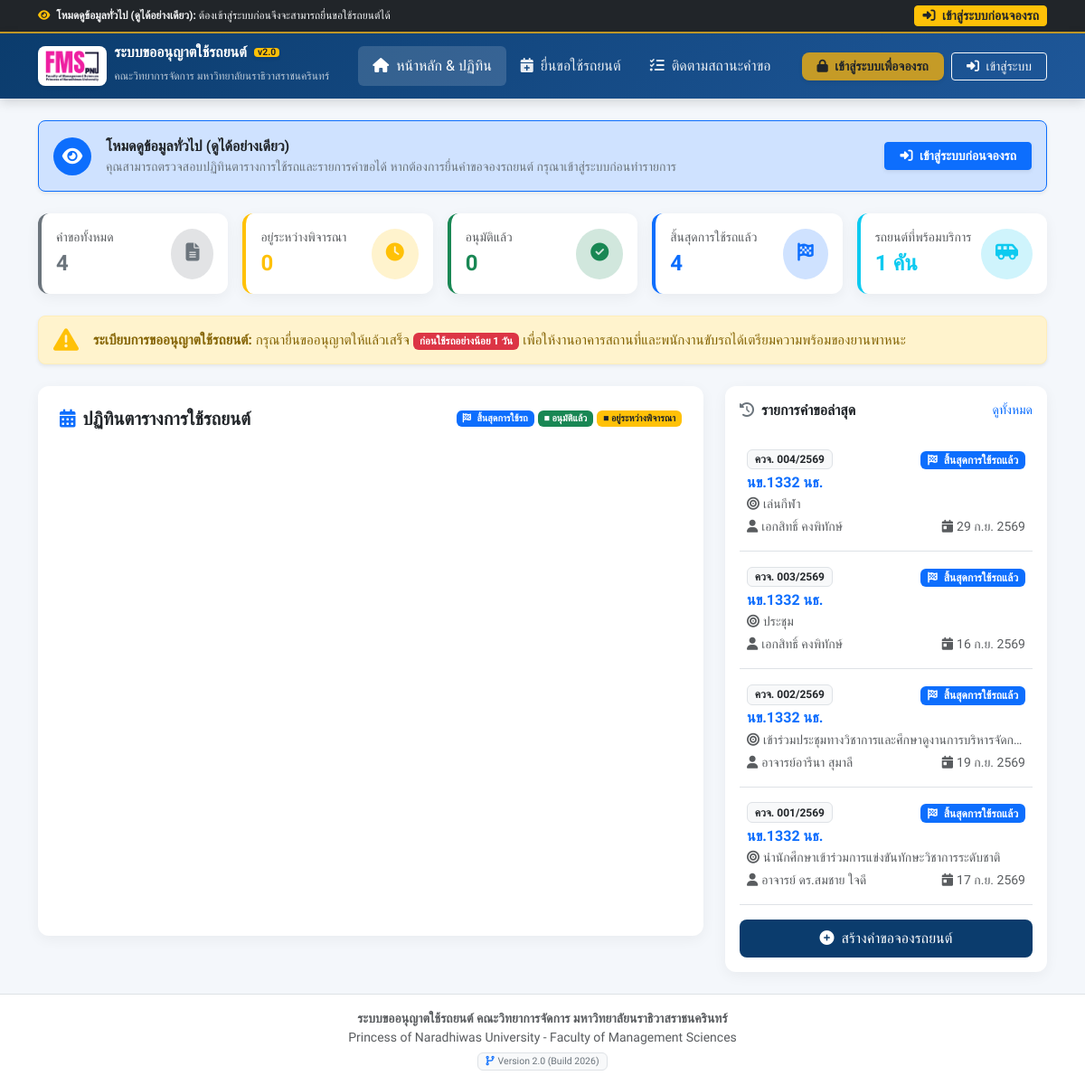
The page / on the database its author committed.
### tables this page shows
CREATE TABLE bookings (
    id INTEGER PRIMARY KEY AUTOINCREMENT,
    doc_no TEXT UNIQUE,
    created_date DATE NOT NULL,
    user_id INTEGER,
    requester_name TEXT NOT NULL,
    requester_position TEXT NOT NULL,
    requester_department TEXT NOT NULL,
    vehicle_id INTEGER NOT NULL,
    plate_number TEXT NOT NULL,
    purpose TEXT NOT NULL,
    route_from TEXT NOT NULL,
    route_to TEXT NOT NULL,
    start_datetime DATETIME NOT NULL,
    end_datetime DATETIME NOT NULL,
    passenger_count INTEGER DEFAULT 1,
    passenger_names TEXT,
    controller_name TEXT NOT NULL,
    status TEXT DEFAULT 'pending_facility', 
    created_at DATETIME DEFAULT CURRENT_TIMESTAMP, client_ip TEXT, user_agent TEXT, is_flagged_fake INTEGER DEFAULT 0, fake_reason TEXT, actual_end_datetime DATETIME, start_mileage INTEGER, end_mileage INTEGER, fuel_level TEXT, vehicle_condition TEXT, return_notes TEXT, returned_by TEXT, return_recorded_by TEXT, return_recorded_at DATETIME, requester_phone TEXT,
    FOREIGN KEY(user_id) REFERENCES users(id),
    FOREIGN KEY(vehicle_id) REFERENCES vehicles(id)
);

### includes/auth.php (called while the page is built, shortened)
<?php
require_once __DIR__ . '/../config/db.php';
$currentUser = $_SESSION['user'] ?? null;
$isLoggedIn = !empty($currentUser);

### index.php (the view, shortened to what this page needs)
<?php
require_once __DIR__ . '/config/db.php';
require_once __DIR__ . '/includes/header.php';
$totalBookings = $pdo->query("SELECT COUNT(*) FROM bookings WHERE status != 'rejected_fraud' AND (is_flagged_fake IS NULL OR is_flagged_fake = 0)")->fetchColumn();
$pendingBookings = $pdo->query("SELECT COUNT(*) FROM bookings WHERE status LIKE 'pending_%' AND (is_flagged_fake IS NULL OR is_flagged_fake = 0)")->fetchColumn();
$approvedBookings = $pdo->query("SELECT COUNT(*) FROM bookings WHERE status = 'approved'")->fetchColumn();
$completedBookings = $pdo->query("SELECT COUNT(*) FROM bookings WHERE status = 'completed'")->fetchColumn();
$totalVehicles = $pdo->query("SELECT COUNT(*) FROM vehicles WHERE status = 'active'")->fetchColumn();
$recentBookings = $pdo->query("
    SELECT b.*, v.brand_model
    FROM bookings b
    LEFT JOIN vehicles v ON b.vehicle_id = v.id
    WHERE b.status != 'rejected_fraud' AND (b.is_flagged_fake IS NULL OR b.is_flagged_fake = 0)
    ORDER BY b.id DESC
    LIMIT 6
")->fetchAll();
?>
<?php if (!$isLoggedIn): ?>
<div class="alert alert-primary border-primary d-flex flex-wrap align-items-center justify-content-between p-3 rounded-3 shadow-sm mb-4 gap-3">
    <div class="d-flex align-items-center">
        <div class="bg-primary text-white p-2 rounded-circle me-3 d-flex align-items-center justify-content-center" style="width: 42px; height: 42px;">
            <i class="fas fa-eye fs-5"></i>
        </div>
        <div>
            <div class="fw-bold text-dark">โหมดดูข้อมูลทั่วไป (ดูได้อย่างเดียว)</div>
            <div class="small text-secondary">คุณสามารถตรวจสอบปฏิทินตารางการใช้รถและรายการคำขอได้ หากต้องการยื่นคำขอจองรถยนต์ กรุณาเข้าสู่ระบบก่อนทำรายการ</div>
        </div>
    </div>
    <div>
        <a href="login.php?redirect=book.php&login_required=1" class="btn btn-primary btn-sm px-3 fw-semibold shadow-sm text-nowrap">
            <i class="fas fa-sign-in-alt me-1"></i> เข้าสู่ระบบก่อนจองรถ
        </a>
    </div>
</div>
<?php endif; ?>
<div class="row g-3 mb-4">
    <div class="col-xl col-md-4 col-sm-6">
        <div class="card card-custom p-3 border-start border-4 border-secondary h-100">
            <div class="d-flex justify-content-between align-items-center">
                <div>
                    <div class="text-muted small">คำขอทั้งหมด</div>
                    <div class="fs-4 fw-bold text-secondary"><?= $totalBookings ?></div>
                </div>
                <div class="bg-secondary-subtle text-secondary p-3 rounded-circle">
                    <i class="fas fa-file-alt fs-5"></i>
                </div>
            </div>
        </div>
    </div>
    <div class="col-xl col-md-4 col-sm-6">
        <div class="card card-custom p-3 border-start border-4 border-warning h-100">
            <div class="d-flex justify-content-between align-items-center">
                <div>
                    <div class="text-muted small">อยู่ระหว่างพิจารณา</div>
                    <div class="fs-4 fw-bold text-warning"><?= $pendingBookings ?></div>
                </div>
                <div class="bg-warning-subtle text-warning p-3 rounded-circle">
                    <i class="fas fa-clock fs-5"></i>
                </div>
            </div>
        </div>
    </div>
    <div class="col-xl col-md-4 col-sm-6">
        <div class="card card-custom p-3 border-start border-4 border-success h-100">
            <div class="d-flex justify-content-between align-items-center">
                <div>
                    <div class="text-muted small">อนุมัติแล้ว</div>
                    <div class="fs-4 fw-bold text-success"><?= $approvedBookings ?></div>
                </div>
                <div class="bg-success-subtle text-success p-3 rounded-circle">
                    <i class="fas fa-check-circle fs-5"></i>
                </div>
            </div>
        </div>
    </div>
    <div class="col-xl col-md-6 col-sm-6">
        <div class="card card-custom p-3 border-start border-4 border-primary h-100">
            <div class="d-flex justify-content-between align-items-center">
                <div>
                    <div class="text-muted small">สิ้นสุดการใช้รถแล้ว</div>
                    <div class="fs-4 fw-bold text-primary"><?= $completedBookings ?></div>
                </div>
                <div class="bg-primary-subtle text-primary p-3 rounded-circle">
                    <i class="fas fa-flag-checkered fs-5"></i>
                </div>
            </div>
        </div>
    </div>
    <div class="col-xl col-md-6 col-sm-6">
        <div class="card card-custom p-3 border-start border-4 border-info h-100">
            <div class="d-flex justify-content-between align-items-center">
                <div>
                    <div class="text-muted small">รถยนต์ที่พร้อมบริการ</div>
                    <div class="fs-4 fw-bold text-info"><?= $totalVehicles ?> คัน</div>
                </div>
                <div class="bg-info-subtle text-info p-3 rounded-circle">
                    <i class="fas fa-van-shuttle fs-5"></i>
                </div>
            </div>
        </div>
    </div>
</div>
<div class="notice-box mb-4 d-flex align-items-center shadow-sm">
    <i class="fas fa-exclamation-triangle fs-3 text-warning me-3"></i>
    <div>
        <strong>ระเบียบการขออนุญาตใช้รถยนต์:</strong>
        กรุณายื่นขออนุญาตให้แล้วเสร็จ <span class="badge bg-danger">ก่อนใช้รถอย่างน้อย 1 วัน</span>
        เพื่อให้งานอาคารสถานที่และพนักงานขับรถได้เตรียมความพร้อมของยานพาหนะ
    </div>
</div>
<div class="row g-4">
    <div class="col-lg-8">
        <div class="card card-custom p-4">
            <div class="d-flex justify-content-between align-items-center mb-3">
                <h5 class="fw-bold mb-0 text-dark">
                    <i class="fas fa-calendar-alt text-primary me-2"></i>ปฏิทินตารางการใช้รถยนต์
                </h5>
                <div class="small d-flex flex-wrap gap-1">
                    <span class="badge bg-primary"><i class="fas fa-flag-checkered me-1"></i> สิ้นสุดการใช้รถ</span>
                    <span class="badge bg-success">■ อนุมัติแล้ว</span>
                    <span class="badge bg-warning text-dark">■ อยู่ระหว่างพิจารณา</span>
                </div>
            </div>
            <div id="calendar" style="min-height: 520px;"></div>
        </div>
    </div>
    <div class="col-lg-4">
        <div class="card card-custom p-3 h-100">
            <div class="d-flex justify-content-between align-items-center mb-3">
                <h6 class="fw-bold mb-0 text-dark">
                    <i class="fas fa-history text-secondary me-2"></i>รายการคำขอล่าสุด
                </h6>
                <a href="my_bookings.php" class="small text-decoration-none">ดูทั้งหมด</a>
            </div>
            <div class="list-group list-group-flush">
                <?php if (empty($recentBookings)): ?>
                    <div class="text-center py-4 text-muted">ยังไม่มีรายการคำขอ</div>
                <?php else: ?>
                    <?php foreach ($recentBookings as $b): ?>
                    <a href="booking_detail.php?id=<?= $b['id'] ?>" class="list-group-item list-group-item-action px-2 py-3 border-bottom">
                        <div class="d-flex w-100 justify-content-between align-items-center mb-1">
                            <span class="badge bg-light text-dark border"><?= htmlspecialchars($b['doc_no'] ?? '-') ?></span>
                            <div><?= getStatusBadge($b['status'], $b) ?></div>
                        </div>
                        <h6 class="mb-1 text-primary fw-bold fs-6"><?= htmlspecialchars($b['plate_number']) ?></h6>
                        <p class="mb-1 text-muted small text-truncate" title="<?= htmlspecialchars($b['purpose']) ?>">
                            <i class="fas fa-bullseye me-1"></i><?= htmlspecialchars($b['purpose']) ?>
                        </p>
                        <div class="d-flex justify-content-between align-items-center small text-muted">
                            <span><i class="fas fa-user me-1"></i><?= htmlspecialchars($b['requester_name']) ?></span>
                            <span><i class="fas fa-calendar-day me-1"></i><?= thaiDateShort($b['start_datetime']) ?></span>
                        </div>
                    </a>
                    <?php endforeach; ?>
                <?php endif; ?>
            </div>
            <div class="mt-3 text-center">
                <a href="book.php" class="btn btn-pnu w-100 py-2">
                    <i class="fas fa-plus-circle me-1"></i> สร้างคำขอจองรถยนต์
                </a>
            </div>
        </div>
    </div>
</div>
<?php require_once __DIR__ . '/includes/footer.php'; ?>

### config/db.php (shortened to what this page needs)
<?php
function thaiDateShort($date) {
    $time = strtotime($date);
    $thaiMonthsShort = [
        1 => 'ม.ค.', 2 => 'ก.พ.', 3 => 'มี.ค.', 4 => 'เม.ย.',
        5 => 'พ.ค.', 6 => 'มิ.ย.', 7 => 'ก.ค.', 8 => 'ส.ค.',
        9 => 'ก.ย.', 10 => 'ต.ค.', 11 => 'พ.ย.', 12 => 'ธ.ค.'
    ];
    return date('j', $time) . ' ' . $thaiMonthsShort[(int)date('n', $time)] . ' ' . (date('Y', $time) + 543);
}
function getStatusBadge($status, $bookingOrEndTime = null) {
    switch ($status) {
        case 'completed':
            return '<span class="badge bg-primary text-white"><i class="fas fa-flag-checkered me-1"></i> สิ้นสุดการใช้รถแล้ว</span>';
    }
}

### rows shown on the page
bookings: doc_no "ควจ. 004/2569", status "completed" (drawn), plate_number "นข.1332 นธ.", purpose "เล่นกีฬา", requester_name "เอกสิทธิ์ คงพิทักษ์", start_datetime "29 ก.ย. 2569"
bookings: doc_no "ควจ. 003/2569", status "completed" (drawn), plate_number "นข.1332 นธ.", purpose "ประชุม", requester_name "เอกสิทธิ์ คงพิทักษ์", start_datetime "16 ก.ย. 2569"
bookings: doc_no "ควจ. 002/2569", status "completed" (drawn), plate_number "นข.1332 นธ.", purpose "เข้าร่วมประชุมทางวิชาการและศึกษาดูงานการบริหารจัดก…", requester_name "อาจารย์อารีนา สุมาลี", start_datetime "19 ก.ย. 2569"
bookings: doc_no "ควจ. 001/2569", status "completed" (drawn), plate_number "นข.1332 นธ.", purpose "นำนักศึกษาเข้าร่วมการแข่งขันทักษะวิชาการระดับชาติ", requester_name "อาจารย์ ดร.สมชาย ใจดี", start_datetime "17 ก.ย. 2569"

### other values the page prints
APP_VERSION "2.0"
$totalBookings "4"
$pendingBookings "0"
$approvedBookings "0"
$completedBookings "4"
$totalVehicles "1"
APP_VERSION_FULL "Version 2.0 (Build 2026)"
